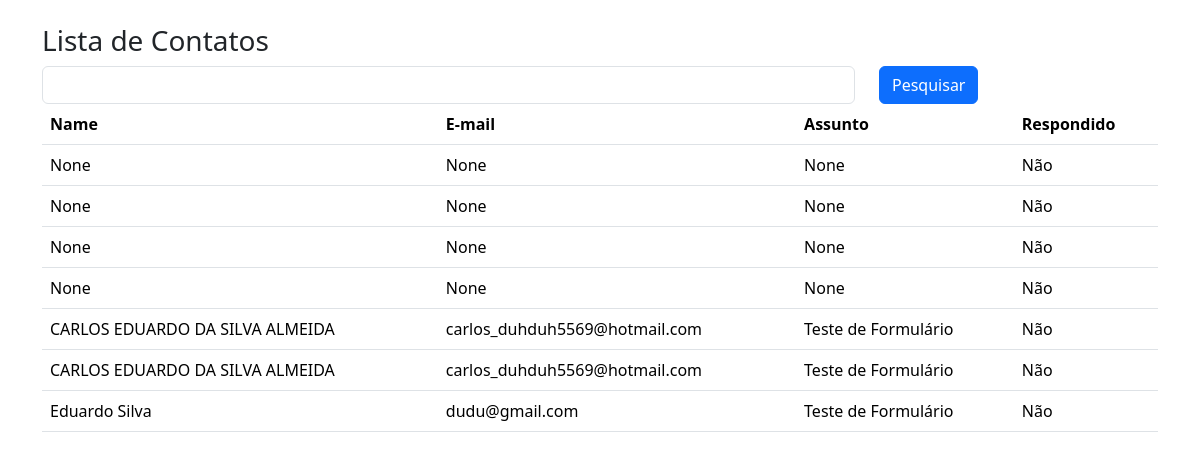
The app's page /contato/lista/, older data.
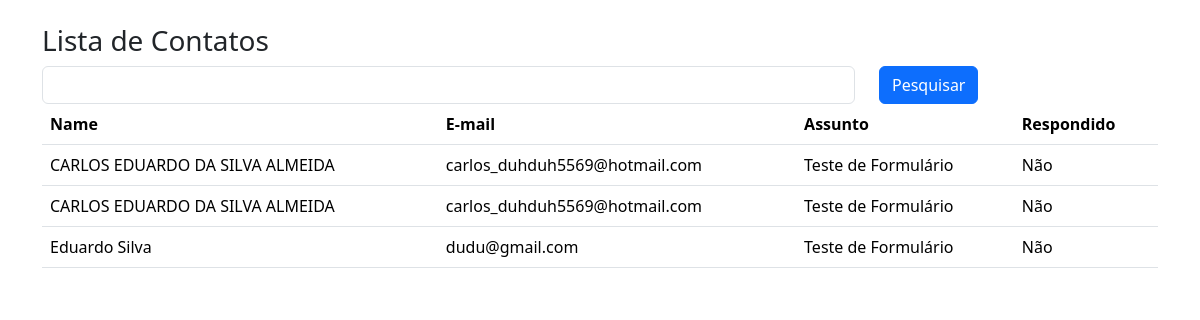
The same page, newer data.
### app/models.py (models this page shows)
class Contato(db.Model):
    id = db.Column(Integer, primary_key=True,)
    name = db.Column(String, nullable=True)
    email = db.Column(String, nullable=True)
    subject = db.Column(String, nullable=True)
    message = db.Column(String, nullable=True)
    date_sended = db.Column(DateTime, default=datetime.utcnow())
    answered = db.Column(Boolean, default=False)

### app/routes.py (the view)
@app.route('/contato/lista/')
def contato_lista():
    if request.method == "GET":
        pesquisa = request.args.get('pesquisa','')
    dados = Contato.query.order_by('name')
    if pesquisa != '':
        dados = dados.filter_by(name = pesquisa)
    context = {'dados':dados.all()}
    for i in context['dados']:
        print(i)
    return render_template('contato_lista.html',context=context)

### app/templates/contato_lista.html (shortened to what this page needs)
<!DOCTYPE html>
<html lang="en">
<head>
    <link
        href="https://cdn.jsdelivr.net/npm/bootstrap@5.3.2/dist/css/bootstrap.min.css"
        rel="stylesheet"
>
</head>
<body>
    <div class="container">
        <div class="row mt-4">
            <h3>Lista de Contatos</h3>
            <form method="GET" class="row">
                <div class="col-9">
                    <input type="text" name="pesquisa" class="form-control">
                </div>
                <div class="col-3">
                    <button type="submit" class="btn btn-primary">Pesquisar</button>
                </div>
            </form>
            <div class="col-12">
                <table class="table">
                    <thead>
                        <tr>
                            <th>Name</th>
                            <th>E-mail</th>
                            <th>Assunto</th>
                            <th>Respondido</th>
                        </tr>
                    </thead>
                    <tbody>
                        {% for i in context['dados'] %}
                            <tr>
                                <td>{{ i.name }}</td>
                                <td>{{ i.email }}</td>
                                <td>{{ i.subject }}</td>
                                <td>{{ 'Sim' if i.answered else 'Não'}}</td>
                            </tr>
                        {% endfor %}
                    </tbody>
                </table>
            </div>
        </div>
    </div>
</body>
</html>

Row changes from the older to the newer data that the page shows:
removed Contato: name "None", email "None", subject "None", answered "Não"
removed Contato: name "None", email "None", subject "None", answered "Não"
removed Contato: name "None", email "None", subject "None", answered "Não"
removed Contato: name "None", email "None", subject "None", answered "Não"
